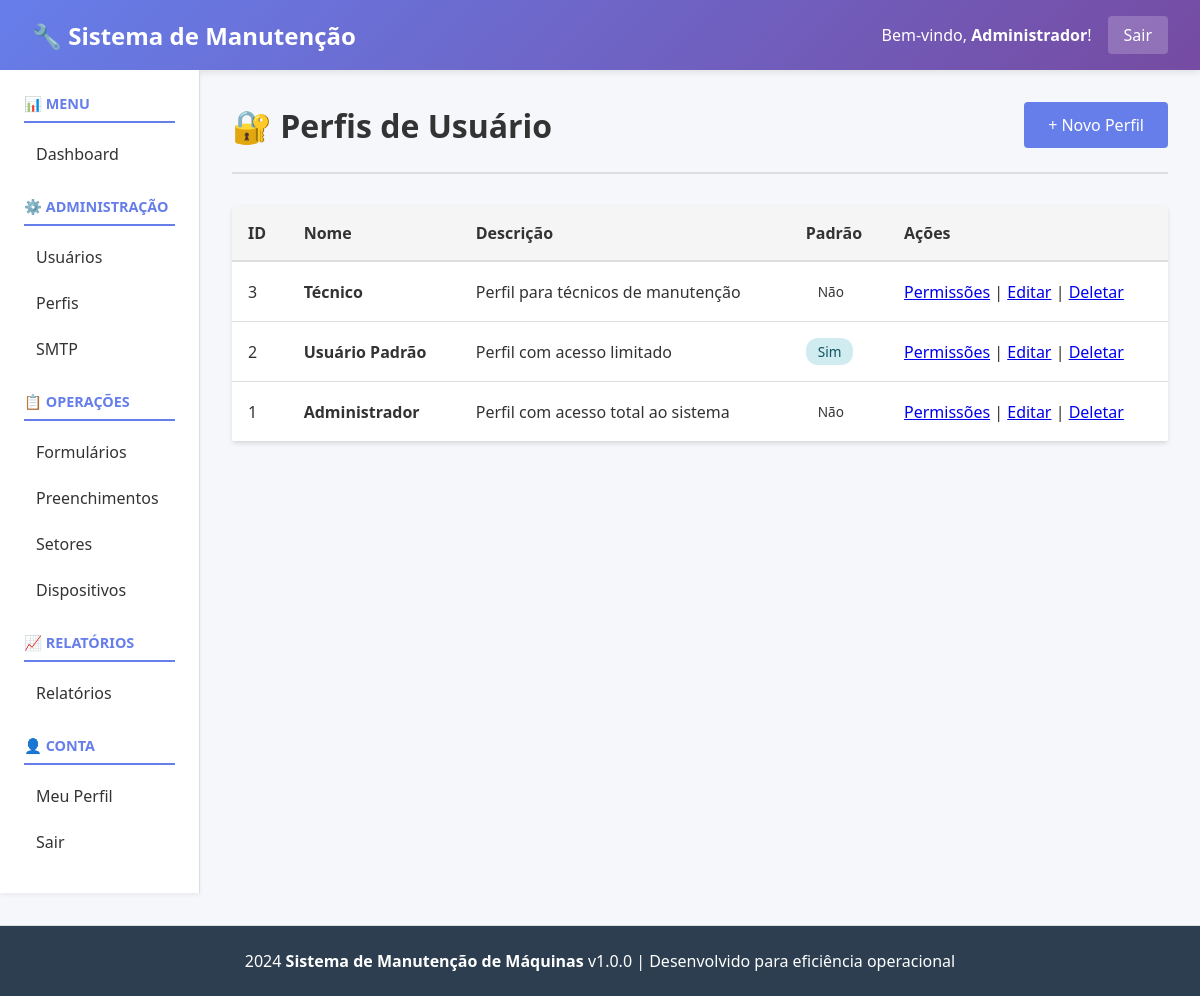
The page /public/index.php?page=profiles (signed in) on the database its author committed.
### tables this page shows
CREATE TABLE `users` (
  `id` int(11) NOT NULL,
  `username` varchar(100) NOT NULL,
  `email` varchar(100) NOT NULL,
  `password_hash` varchar(255) NOT NULL,
  `full_name` varchar(200) NOT NULL,
  `auth_type` enum('local','ldap') DEFAULT 'local',
  `profile_id` int(11) DEFAULT NULL,
  `status` enum('active','inactive') DEFAULT 'active',
  `last_login` datetime DEFAULT NULL,
  `created_at` datetime DEFAULT current_timestamp(),
  `updated_at` datetime DEFAULT current_timestamp() ON UPDATE current_timestamp()
);

CREATE TABLE `profiles` (
  `id` int(11) NOT NULL,
  `name` varchar(100) NOT NULL,
  `description` text DEFAULT NULL,
  `is_default` tinyint(1) DEFAULT 0,
  `created_at` datetime DEFAULT current_timestamp(),
  `updated_at` datetime DEFAULT current_timestamp() ON UPDATE current_timestamp()
);

### controllers/ProfileController.php (called while the page is built, shortened)
<?php
class ProfileController
{
    private $db;
    public function __construct()
    {
        $this->db = Database::getInstance();
    }
    public function index()
    {
        try {
            $profiles = $this->db->fetchAll("SELECT * FROM profiles ORDER BY id DESC");
            include __DIR__ . '/../views/profiles/index.php';
        } catch (\Exception $e) {
            echo "Erro: " . $e->getMessage();
        }
    }
}

### config/Database.php (called while the page is built, shortened)
<?php
class Database
{
    private static $instance = null;
    private $connection;
    private $host = 'localhost';
    private $db_name = 'manutencao_db';
    private $username = 'root';
    private $password = '';
    private $charset = 'utf8mb4';
    private function __construct()
    {
        try {
            $dsn = "mysql:host=" . $this->host . ";dbname=" . $this->db_name . ";charset=" . $this->charset;
            $this->connection = new \PDO(
                $dsn,
                $this->username,
                $this->password,
                array(
                    \PDO::ATTR_ERRMODE => \PDO::ERRMODE_EXCEPTION,
                    \PDO::ATTR_DEFAULT_FETCH_MODE => \PDO::FETCH_ASSOC,
                    \PDO::ATTR_EMULATE_PREPARES => false
                )
            );
        } catch (\PDOException $e) {
            die("Erro de conexão com banco de dados: " . $e->getMessage());
        }
    }
    public static function getInstance()
    {
        if (self::$instance === null) {
            self::$instance = new self();
        }
        return self::$instance;
    }
    public function fetch($sql, $params = [])
    {
        try {
            $stmt = $this->connection->prepare($sql);
            $stmt->execute($params);
            return $stmt->fetch();
        } catch (\PDOException $e) {
            throw new \Exception("Erro ao buscar registro: " . $e->getMessage());
        }
    }
    public function fetchAll($sql, $params = [])
    {
        try {
            $stmt = $this->connection->prepare($sql);
            $stmt->execute($params);
            return $stmt->fetchAll();
        } catch (\PDOException $e) {
            throw new \Exception("Erro ao buscar registros: " . $e->getMessage());
        }
    }
}

### core/Auth.php (called while the page is built, shortened)
<?php
class Auth
{
    private $db;
    private $user = null;
    public function __construct()
    {
        $this->db = Database::getInstance();
    }
    public function isLoggedIn()
    {
        return isset($_SESSION['user_id']) && !empty($_SESSION['user_id']);
    }
    public function getCurrentUser()
    {
        if ($this->user === null) {
            $this->user = $this->db->fetch(
                "SELECT * FROM users WHERE id = :id",
                [':id' => $_SESSION['user_id']]
            );
        }
        return $this->user;
    }
}

### views/profiles/index.php (the view, shortened to what this page needs)
<?php include __DIR__ . '/../header.php'; ?>
<div class="page-header">
    <h1>🔐 Perfis de Usuário</h1>
    <a href="?page=profiles&action=create" class="btn">+ Novo Perfil</a>
</div>
<?php if (!empty($profiles)): ?>
    <table>
        <thead>
            <tr>
                <th>ID</th>
                <th>Nome</th>
                <th>Descrição</th>
                <th>Padrão</th>
                <th>Ações</th>
            </tr>
        </thead>
        <tbody>
            <?php foreach ($profiles as $profile): ?>
                <tr>
                    <td><?php echo htmlspecialchars($profile['id']); ?></td>
                    <td><strong><?php echo htmlspecialchars($profile['name']); ?></strong></td>
                    <td><?php echo htmlspecialchars($profile['description'] ?? '-'); ?></td>
                    <td>
                        <?php if ($profile['is_default']): ?>
                            <span class="badge badge-info">Sim</span>
                        <?php else: ?>
                            <span class="badge">Não</span>
                        <?php endif; ?>
                    </td>
                    <td style="white-space: nowrap;">
                        <a href="?page=profiles&action=permissions&id=<?php echo $profile['id']; ?>">Permissões</a> |
                        <a href="?page=profiles&action=edit&id=<?php echo $profile['id']; ?>">Editar</a> |
                        <a href="?page=profiles&action=delete&id=<?php echo $profile['id']; ?>" onclick="return confirm('Tem certeza?')">Deletar</a>
                    </td>
                </tr>
            <?php endforeach; ?>
        </tbody>
    </table>
<?php else: ?>
    <div class="alert alert-info">
        Nenhum perfil encontrado. <a href="?page=profiles&action=create">Crie um novo perfil</a>
    </div>
<?php endif; ?>
<?php include __DIR__ . '/../footer.php'; ?>

### public/index.php (shortened to what this page needs)
<?php
require_once BASE_PATH . '/config/Database.php';
$page = isset($_GET['page']) ? preg_replace('/[^a-z0-9_-]/i', '', $_GET['page']) : 'login';
$action = isset($_GET['action']) ? preg_replace('/[^a-z0-9_-]/i', '', $_GET['action']) : 'index';
try {
    switch ($page) {
        case 'profiles':
            $controller = new \Controllers\ProfileController();
            $method = method_exists($controller, $action) ? $action : 'index';
            $controller->$method();
            break;
    }
} catch (\Exception $e) {
    error_log('Erro: ' . $e->getMessage());
    echo "Erro: " . htmlspecialchars($e->getMessage());
    exit;
}
?>

### views/header.php (shortened to what this page needs)
<?php
$auth = new \Core\Auth();
$user_atual = $auth->getCurrentUser();
?>
<!DOCTYPE html>
<html lang="pt-BR">
<head>
</head>
<body>
    <div class="navbar">
        <h1>🔧 Sistema de Manutenção</h1>
        <div class="navbar-user">
            <span>Bem-vindo, <strong><?php echo htmlspecialchars($user_atual['full_name'] ?? $user_atual['username']); ?></strong>!</span>
            <a href="index.php?page=logout">Sair</a>
        </div>
    </div>
    <div class="container">
        <div class="sidebar">
            <h3>📊 MENU</h3>
            <ul>
                <li><a href="index.php?page=dashboard">Dashboard</a></li>
            </ul>
            <h3>⚙️ ADMINISTRAÇÃO</h3>
            <ul>
                <li><a href="index.php?page=users">Usuários</a></li>
                <li><a href="index.php?page=profiles">Perfis</a></li>
                <li><a href="index.php?page=smtp">SMTP</a></li>
            </ul>
            <h3>📋 OPERAÇÕES</h3>
            <ul>
                <li><a href="index.php?page=forms">Formulários</a></li>
                <li><a href="index.php?page=submissions">Preenchimentos</a></li>
                <li><a href="index.php?page=sectors">Setores</a></li>
                <li><a href="index.php?page=devices">Dispositivos</a></li>
            </ul>
            <h3>📈 RELATÓRIOS</h3>
            <ul>
                <li><a href="index.php?page=reports">Relatórios</a></li>
            </ul>
            <h3>👤 CONTA</h3>
            <ul>
                <li><a href="index.php?page=profile">Meu Perfil</a></li>
                <li><a href="index.php?page=logout">Sair</a></li>
            </ul>
        </div>
        <div class="content">

### views/footer.php (shortened to what this page needs)
        </div>
    </div>
    <footer>
        <p>
            <i class="fas fa-copyright"></i> 2024
            <strong>Sistema de Manutenção de Máquinas</strong> v1.0.0 |
            Desenvolvido para eficiência operacional
        </p>
    </footer>
</body>
</html>

### views/header.php (style rules this page uses)
* { margin: 0; padding: 0; box-sizing: border-box; }
body { font-family: 'Segoe UI', Tahoma, Geneva, Verdana, sans-serif; background: #f5f7fa; color: #333; }
.navbar { background: linear-gradient(135deg, #667eea 0%, #764ba2 100%); color: white; padding: 1rem 2rem; display: flex; justify-content: space-between; align-items: center; box-shadow: 0 2px 8px rgba(0,0,0,0.1); }
.navbar h1 { font-size: 1.5rem; margin: 0; }
.navbar-user { display: flex; align-items: center; gap: 1rem; }
.navbar-user a { color: white; text-decoration: none; padding: 0.5rem 1rem; background: rgba(255,255,255,0.2); border-radius: 4px; transition: background 0.3s; }
.container { display: grid; grid-template-columns: 200px 1fr; min-height: calc(100vh - 80px); }
.sidebar { background: white; padding: 1.5rem; border-right: 1px solid #ddd; box-shadow: 0 2px 4px rgba(0,0,0,0.05); overflow-y: auto; }
.sidebar h3 { color: #667eea; font-size: 0.9rem; text-transform: uppercase; margin-top: 1.5rem; margin-bottom: 0.75rem; border-bottom: 2px solid #667eea; padding-bottom: 0.5rem; }
.sidebar h3:first-child { margin-top: 0; }
.sidebar ul { list-style: none; }
.sidebar ul li { margin: 0.5rem 0; }
.sidebar ul li a { color: #333; text-decoration: none; padding: 0.5rem 0.75rem; border-radius: 4px; display: block; transition: background 0.3s, color 0.3s; }
.content { padding: 2rem; overflow-y: auto; }
.page-header { display: flex; justify-content: space-between; align-items: center; margin-bottom: 2rem; padding-bottom: 1.5rem; border-bottom: 2px solid #ddd; }
.page-header h1 { font-size: 2rem; color: #333; }
.btn { background: #667eea; color: white; padding: 0.75rem 1.5rem; border: none; border-radius: 4px; cursor: pointer; text-decoration: none; display: inline-block; transition: background 0.3s; }
table { width: 100%; border-collapse: collapse; background: white; border-radius: 4px; overflow: hidden; box-shadow: 0 2px 4px rgba(0,0,0,0.1); }
table thead { background: #f5f5f5; border-bottom: 2px solid #ddd; }
table th, table td { padding: 1rem; text-align: left; border-bottom: 1px solid #ddd; }
footer { background: #2c3e50; color: white; text-align: center; padding: 1.5rem; margin-top: 2rem; border-top: 1px solid #ddd; }
.badge { display: inline-block; padding: 0.25rem 0.75rem; border-radius: 12px; font-size: 0.85rem; font-weight: 500; }
.badge-info { background: #d1ecf1; color: #0c5460; }

### rows shown on the page
users: full_name "Administrador"
profiles: id "3", name "Técnico", description "Perfil para técnicos de manutenção", is_default "Não"
profiles: id "2", name "Usuário Padrão", description "Perfil com acesso limitado", is_default "Sim"
profiles: id "1", name "Administrador", description "Perfil com acesso total ao sistema", is_default "Não"
